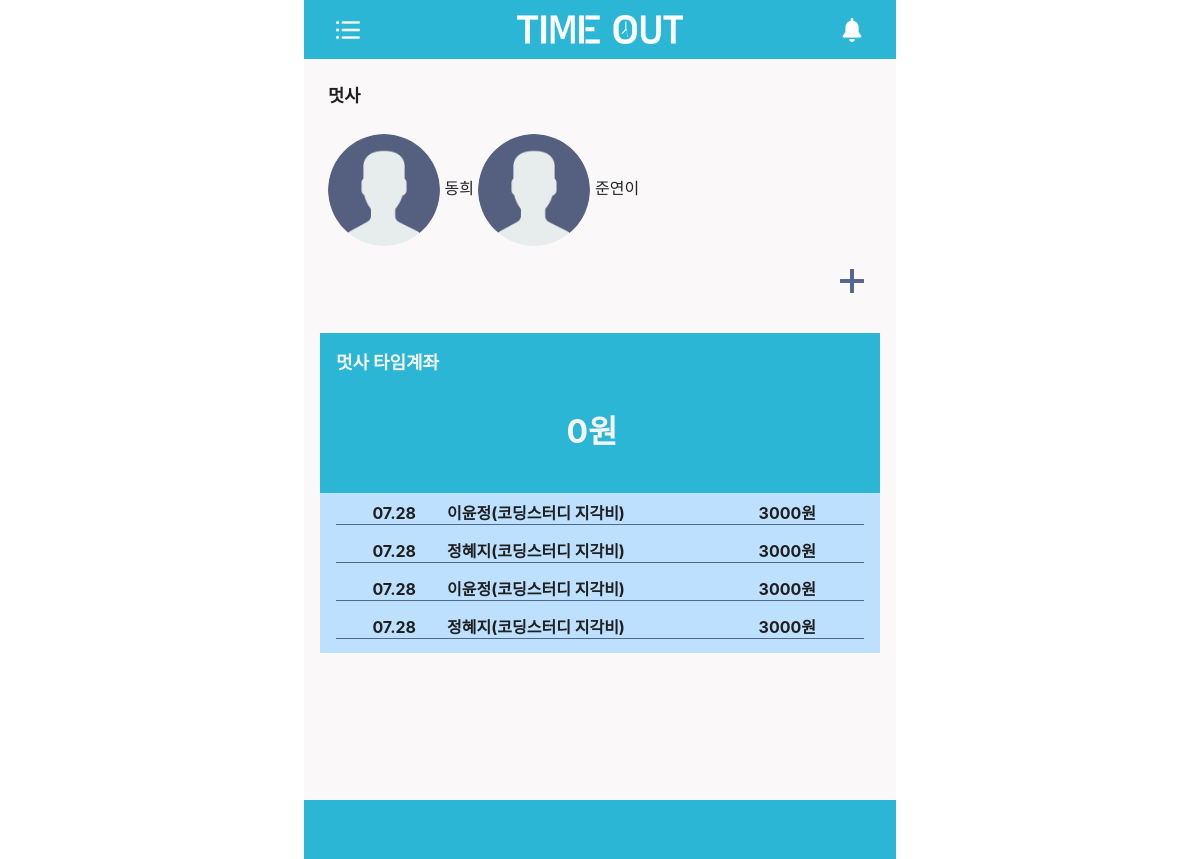
Screenshot of /group/53 with the database file from the repository.
### mainapp/models.py (models this page shows, shortened)
class Group_account(models.Model):
    title = models.CharField(max_length=100, null=True, blank=True)
    group_money = models.IntegerField(default=0)
    members = models.ManyToManyField(User_account)

class User_account(models.Model):
    name = models.OneToOneField(User, on_delete=models.CASCADE, null=True)
    user_money = models.IntegerField(default=0)
    image = models.ImageField(upload_to='images/',default='', null=True, blank=True)
    nickname = models.CharField(max_length=100, null=True, blank=True)

### mainapp/views.py (the view)
# urls.py: path('group/<int:group_id>',mainapp.views.group, name='group'),
def group(request,group_id):
    group = get_object_or_404(Group_account, pk=group_id)
    sche= Schedule.objects.filter(group_ac = group)
    return render(request, 'group.html',{'group' : group, 'schedules': sche})

### mainapp/templates/group.html (shortened to what this page needs)
<!DOCTYPE html>
<html lang="en">
<head>
    <link rel="stylesheet" type="text/css" href="../static/css/group.css">
    <link rel="stylesheet" href="https://stackpath.bootstrapcdn.com/bootstrap/4.3.1/css/bootstrap.min.css"
>
</head>
<body>
    <div class="center">
        <div class="page">
            <div class="head-bar">
                <a href=""><img id="icon1" src="../static/img/list.png" alt=""></a>
                <a href=""><img id="logo" src="../static/img/로고화이트.png" alt=""></a>
                <a href=""><img id="icon2" src="../static/img/bell.png" alt=""></a>
            </div>
            <div class="group-thumbnail">
                <span id="name">{{group.title}}</span>
                <br><br>
                {% for member in group.members.all%}
                {% if not member.image%}
                <img id="thumbnail" src="../static/img/basic.png" alt="">
                {% else %}
                <img id="thumbnail" src="{{member.image.url}}" alt="">
                {% endif %}
                {{member.nickname}}
                {% endfor %}
            </div>
            <div class="schedule-plus">
                <a href="{% url 'newSche' group.id %}">
                    <img id="plus" src="../static/img/plus.png" alt="">
                </a>
            </div>
            <br>
            <div class="account">
                <div class="account-name">
                    <span id="group-name">{{group.title}}</span>
                    <span id="time-account">타임계좌</span>
                    <br>
                    <span id="account-money">{{group.group_money}}원</span>
                </div>
            </div>
            <div class="account-content">
                <div class="member-content">
                    <span id="member-date">07.28</span>
                    <span id="member-name">이윤정(코딩스터디 지각비)</span>
                    <span id="member-money">3000원</span>
                </div>
                <div class="member-content">
                    <span id="member-date">07.28</span>
                    <span id="member-name">정혜지(코딩스터디 지각비)</span>
                    <span id="member-money">3000원</span>
                </div>
                <div class="member-content">
                    <span id="member-date">07.28</span>
                    <span id="member-name">이윤정(코딩스터디 지각비)</span>
                    <span id="member-money">3000원</span>
                </div>
                <div class="member-content">
                    <span id="member-date">07.28</span>
                    <span id="member-name">정혜지(코딩스터디 지각비)</span>
                    <span id="member-money">3000원</span>
                </div>
            </div>
        </div>
        <div class="foot-bar">
        </div>
    </div>
</body>
</html>

### mainapp/static/css/group.css (style rules this page uses)
@media screen and (min-width:550px) { .center { display: flex; flex-direction :column; align-items: center; justify-content: center; } }
@media screen and (min-width:550px) { .page { width : 37rem; height: 50rem; background-color: #faf8f8; padding-bottom:1rem; } }
@media screen and (min-width:550px) { .head-bar { height: 3.7rem; background-color: rgb(42 182 212); display: flex; justify-content: space-between; width: 37rem; align-items: center; text-align: center; margin: 0 auto; } }
@media screen and (min-width:550px) { #icon1 { width: auto; height: 1.5rem; margin-left:2rem; } }
@media screen and (min-width:550px) { #logo { width: auto; height: 1.8rem; } }
@media screen and (min-width:550px) { #icon2 { width: auto; height: 24px; margin-right:2rem; } }
@media screen and (min-width:550px) { .group-thumbnail { margin : 1.5rem 1.5rem; height: 10rem; } }
@media screen and (min-width:550px) { .group-thumbnail #name { font-size: 1.1rem; color : #1f1f1f; font-weight: bolder; } }
@media screen and (min-width:550px) { .group-thumbnail #thumbnail { width: 7rem; height: 7rem; border-radius: 50%; } }
@media screen and (min-width:550px) { .schedule-plus { margin-top: 0rem; margin-left: 33.5rem; } }
@media screen and (min-width:550px) { #plus { width: 1.5rem; height: auto; -webkit-filter: drop-shadow(0 1px 1px rgba(0,0,0,.5)); -moz-filter: drop-shadow(0 1px 1px rgba(0,0,0,.5)); -ms-filter: drop-shadow(0 1px 1px rgba(0,0,0,.5)); -o-filter: drop-shadow(0 1px 1px rgba(0,0,0,.5)); filter: drop-shadow(0px 0px 0.5px rgba(0,0,0,.5)); } }
@media screen and (min-width:550px) { .account { width: 35rem; height: 10rem; margin-top : 1rem; margin-left: 1rem; background-color: rgb(42 182 212); } }
@media screen and (min-width:550px) { .account .account-name { padding-top: 1rem; font-weight: bold; } }
@media screen and (min-width:550px) { #group-name { margin-left: 1rem; color: #f5f5f5; font-size: large; } }
@media screen and (min-width:550px) { #time-account { color: #f5f5f5; font-size: large; } }
@media screen and (min-width:550px) { #account-money { display: table-cell; vertical-align: middle; width: 34rem; height: 7rem; text-align: center; color: #f5f5f5; font-size: 2rem; font-weight:bold; } }
@media screen and (min-width:550px) { .account-content { width: 35rem; max-height: 10rem; margin-left: 1rem; background-color: rgb(188 224 253); overflow: auto; margin-bottom:0.7rem; } }
@media screen and (min-width:550px) { .account-content .member-content { display: inline-block; width: 33rem; height: 1.5rem; margin-top:0.5rem; margin-left: 1rem; border-bottom: 1px solid rgb(84 103 143); } }
@media screen and (min-width:550px) { #member-date { display: table-cell; vertical-align: middle; width: 5rem; height: 1rem; color : #1f1f1f; font-weight:bold; text-align: right; } }
@media screen and (min-width:550px) { #member-name { display: table-cell; vertical-align: middle; width: 15rem; height: 1rem; color : #1f1f1f; font-weight:bold; text-align: center; } }
@media screen and (min-width:550px) { #member-money { display: table-cell; vertical-align: middle; width: 10rem; height: 1rem; color : #1f1f1f; font-weight:bold; text-align: end; } }
@media screen and (min-width:550px) { .foot-bar { height: 3.7rem; background-color: rgb(42 182 212); display: flex; justify-content: space-between; width: 37rem; align-items: center; margin: 0 auto; } }

### rows the page displays
Group_account: title "멋사", group_money "0"
User_account: nickname "동희"
User_account: nickname "준연이"
